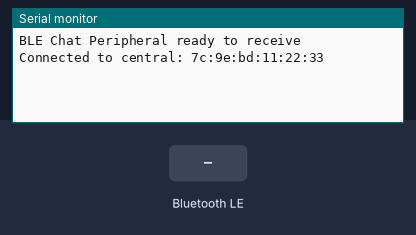
Recording of a sketch running on a simulated ESP32-S3. Parts: the last lines printed to the serial monitor. The inputs (shaded band) are chosen by the test bench. Nothing arrives over Bluetooth unless stated; a phone connects over Bluetooth LE 3 s after start.

Above: at 3.8 s.
3.9 s: Bluetooth LE write "1" received
At 4.6 s:
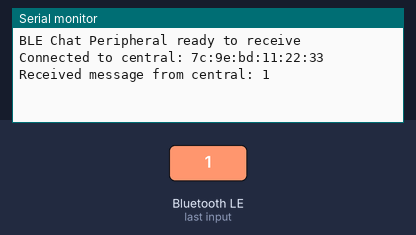
5.4 s: Bluetooth LE write "0" received
At 6.6 s:
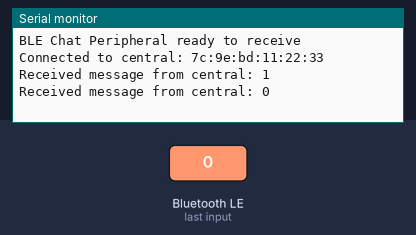
6.9 s: Bluetooth LE write "2" received
At 8.0 s:
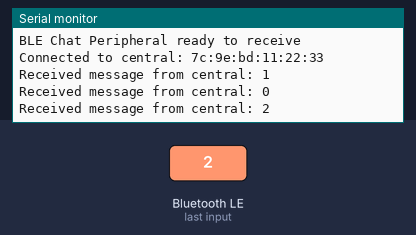

The sketch:

Peripheral_UnidirectionalChat.ino
```cpp
#include <ArduinoBLE.h>

/*
  Code to upload in the ESP32s3 that will be used as a Peripheral

*/

BLEService stringService("3dbc8248-5710-450a-aef6-3ab15742c75e"); // UUID generated on www.uuidgenerator.net

// Bluetooth® Low Energy String Characteristic - custom 128-bit UUID, read and writable by central
BLEStringCharacteristic stringCharacteristic("35929a58-c1af-4ce8-a100-a3cfc97a1705", BLERead | BLEWrite,1024); // messsage length of max 1024 bytes

// String to stock the message(s) received from the central
String messageFromCentral = "";

void setup() {
  //set up the serial connexion PC <--> board
  Serial.begin(115200);
  while (!Serial);

  // begin initialization
  if (!BLE.begin()) {
    Serial.println("starting BLE failed!");

    while (1);
  }

    // set advertised local name and service UUID: (adapted from ArduinoBLE/Examples/Peripheral/Led)
  BLE.setLocalName("ESP32s3");
  BLE.setAdvertisedService(stringService);

  // add the characteristic to the service (adapted from ArduinoBLE/Examples/Peripheral/Led)
  stringService.addCharacteristic(stringCharacteristic);

  // add service (adapted from ArduinoBLE/Examples/Central/Led)
  BLE.addService(stringService);

  // set the initial value for the characeristic: (adapted from ArduinoBLE/Examples/Peripheral/Led)
  stringCharacteristic.writeValue("initial value");

  // start advertising (adapted from ArduinoBLE/Examples/Peripheral/Led)
  BLE.advertise();

  Serial.println("BLE Chat Peripheral ready to receive");
}

void loop() {
  // listen for Bluetooth Low Energy peripherals to connect: (pasted from ArduinoBLE/Examples/Peripheral/Led)
  BLEDevice central = BLE.central();

  // if a central is connected to peripheral: (pasted from ArduinoBLE/Examples/Peripheral/Led)
  if (central) {
    Serial.print("Connected to central: ");
    // print the central's MAC address:
    Serial.println(central.address());

    //(adapted from ArduinoBLE/Examples/Peripheral/Led)
    while (central.connected()) {
      // if the remote device wrote to the characteristic,
      // use the value to set the variable:
      if (stringCharacteristic.written()) {
        messageFromCentral = stringCharacteristic.value();
        Serial.print("Received message from central: ");
        Serial.println(messageFromCentral);
      }
    }

    // when the central disconnects, print it out:
    Serial.print(F("Disconnected from central: "));
    Serial.println(central.address());
  }
}
```

Measured:
- after the input at 3.9 s, the serial monitor: prints a new line at once (image 1)
- after the input at 5.4 s, the serial monitor: prints a new line at once (image 2)
- after the input at 6.9 s, the serial monitor: prints a new line at once (image 3)
